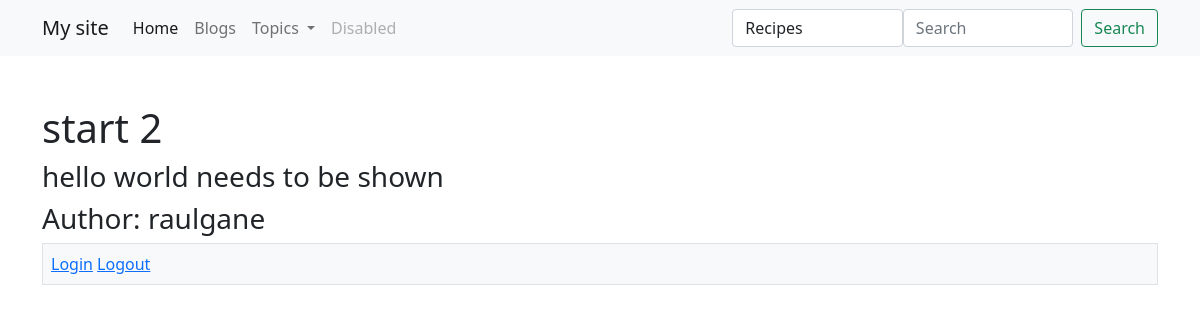
/articles/start-2/, run on the app's committed database.
### articles/models.py (models this page shows, shortened)
class Article(models.Model):
    user = models.ForeignKey(User, blank=True, null=True, on_delete=models.SET_NULL)
    title = models.CharField(max_length=120)
    slug = models.SlugField(unique=True, blank=True, null=True)
    content = models.TextField()
    timestamp = models.DateTimeField(auto_now_add=True)
    updated = models.DateTimeField(auto_now=True)
    published = models.DateField(auto_now_add=False, auto_now=False, null=True, blank=True)
    objects = ArticleManager()

### articles/views.py (the view)
# urls.py: path('<slug:slug>/', article_details_view, name='detail'),
def article_details_view(request, slug=None):
    article_obj = None
    if slug is not None:
        try:
            article_obj = Article.objects.get(slug=slug)
        except Article.DoesNotExist:
            raise Http404
        except Article.MultipleObjectsReturned:
            article_obj = Article.objects.filter(slug=slug).first()
        except:
            raise Http404
    context = {
        'object': article_obj,
    }
    return render(request, 'articles/detail.html', context=context)

### articles/models.py (called while the page is built)
    def get_queryset(self):
        return ArticleQuerySet(self.model, using=self._db)

### templates/articles/detail.html
{% extends 'base.html' %}
{% block content %}
    <h1>{{ object.title }}</h1>
    <h3>{{ object.content }}</h3>
    <h3>Author: {{ object.user }}</h3>
{% endblock content %}

### data on the page
Article: title "start 2", content "hello world needs to be shown", user "raulgane"
